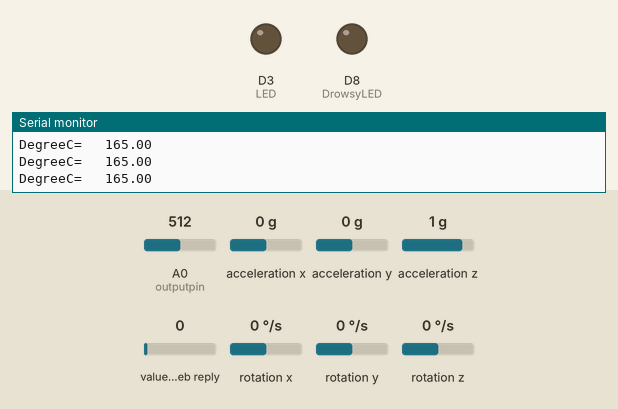
Simulated run of this sketch. Board: ESP8266 (NodeMCU). Shown: output pins drawn as LEDs (lit = HIGH), the last lines printed to the serial monitor. Wiring (inferred from the names in the program): MPU-6050 motion sensor at I2C address 0x68. The test bench sets the inputs (shaded band); at power-on: A0 (outputpin) = 512, acceleration x 0 g, acceleration y 0 g, acceleration z 1 g, value in the web reply 0, rotation x 0 °/s, rotation y 0 °/s, rotation z 0 °/s. WiFi joins after 1.5 s; servers stay silent unless stated; web services answer with replies made up by the test bench.

Above: at 2.8 s.
2.9 s: A0 (outputpin) set to 916
4.4 s: A0 (outputpin) set to 940
At 5.6 s:
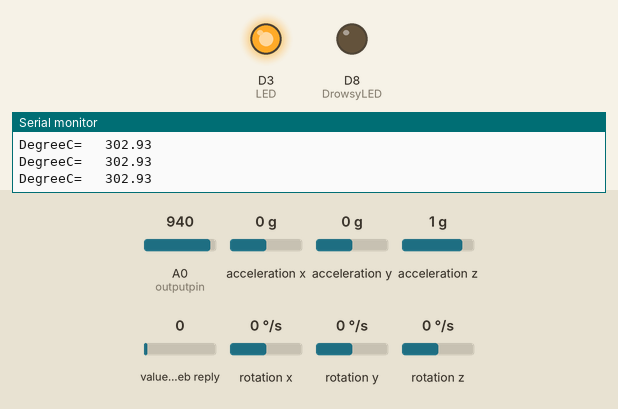
5.9 s: A0 (outputpin) set to 716
At 6.4 s:
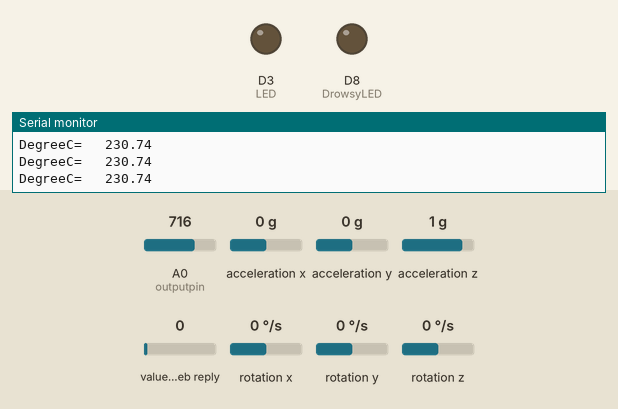
7.6 s: A0 (outputpin) set to 992
At 8.6 s:
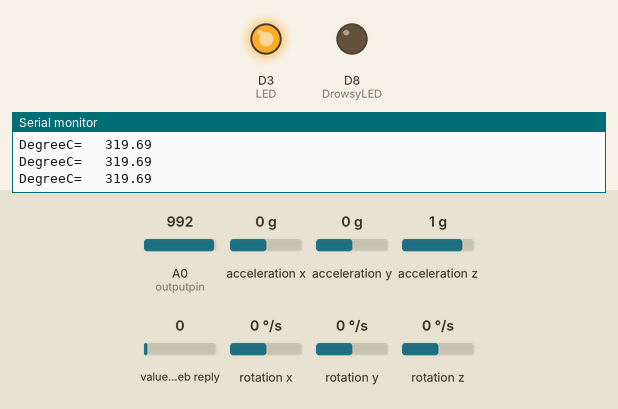
Timing chart, 0 to 10.1 s (numbered marks = the images above; inputs shaded):
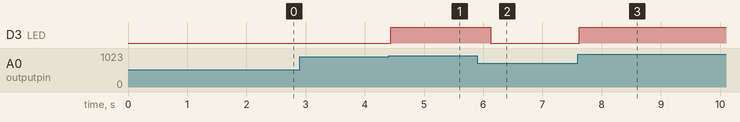

Measured:
- the behaviour switches between 930 and 931 on A0 (outputpin) (found by bisection; images 0 and 1)
- after the input at 4.4 s, D3 (LED): LOW → HIGH at once
- after the input at 5.9 s, D3 (LED): HIGH → LOW after 0.22 s
- after the input at 7.6 s, D3 (LED): LOW → HIGH at once

The sketch:

EDI.ino
```cpp
#include <TinyGPS.h>
#include <SoftwareSerial.h>
#include <Wire.h>
#include "ThingSpeak.h"
#include <ESP8266WiFi.h>


const uint8_t SCL_PIN = D1;
const uint8_t SDA_PIN = D2;
#define GPS_RX_PIN D6
#define GPS_TX_PIN D7


////Adafruit_MPU6050 mpu;


const uint8_t MPU6050SlaveAddress = 0x68;
const uint16_t AccelScaleFactor = 16384;
const uint16_t GyroScaleFactor = 131;

// MPU6050 few configuration register addresses
const uint8_t MPU6050_REGISTER_SMPLRT_DIV = 0x19;
const uint8_t MPU6050_REGISTER_USER_CTRL = 0x6A;
const uint8_t MPU6050_REGISTER_PWR_MGMT_1 = 0x6B;
const uint8_t MPU6050_REGISTER_PWR_MGMT_2 = 0x6C;
const uint8_t MPU6050_REGISTER_CONFIG = 0x1A;
const uint8_t MPU6050_REGISTER_GYRO_CONFIG = 0x1B;
const uint8_t MPU6050_REGISTER_ACCEL_CONFIG = 0x1C;
const uint8_t MPU6050_REGISTER_FIFO_EN = 0x23;
const uint8_t MPU6050_REGISTER_INT_ENABLE = 0x38;
const uint8_t MPU6050_REGISTER_ACCEL_XOUT_H = 0x3B;
const uint8_t MPU6050_REGISTER_SIGNAL_PATH_RESET = 0x69;


int16_t AccelX, AccelY, AccelZ, GyroX, GyroY, GyroZ, Temperature, AccelX_prev, GyroX_prev, GyroY_prev, GyroZ_prev, AccelX_diff, GyroX_diff, GyroY_diff, GyroZ_diff;
int check = 0, accouc = 0;
String gmap = "http://maps.google.com/maps?&z=15&mrt=yp&t=k&q=";

float lat, lon;
SoftwareSerial gpsSerial(GPS_RX_PIN, GPS_TX_PIN); // create soft serial object
TinyGPS gps; // create gps object

unsigned long ch_no = 1769527;
const char * write_api = "6PRUTWZ9VPX722ZC";
const char* ssid = "SN"; //ssid of your wifi
const char* pass = "sid12345678"; //password of your wifi

int outputpin = A0;
int alertstop = D5;
int alert = 0;
int LED = D3;
int Drowsycount = 0;
int DrowsyLED = D8;

void MPU6050_Init();
int coll_detect();
WiFiClient  client;

void setup(void) {
  Serial.begin(9600); // connect serial
  gpsSerial.begin(9600); // connect gps sensor
  pinMode(GPS_RX_PIN, INPUT);
  pinMode(GPS_TX_PIN, OUTPUT);
  pinMode(alertstop, INPUT);
  pinMode(LED, OUTPUT);
  pinMode(DrowsyLED, OUTPUT);

  Serial.print("Connecting to ");
  Serial.println(ssid);
  WiFi.begin(ssid, pass); //connecting to wifi
  while (WiFi.status() != WL_CONNECTED)// while wifi not connected
  {
    delay(500);
    Serial.print("."); //print "...."
  }

  Serial.println("WiFi connected");
  Wire.begin(SDA_PIN, SCL_PIN);
  Wire.write(0x6B);
  Wire.write(0);
  MPU6050_Init();
  ThingSpeak.begin(client);
}


void loop() {
  //  Serial.println(digitalRead(alertstop));
  if (Drowsycount > 100) {
    long Drowsy = ThingSpeak.readIntField(ch_no, 5);
    if (Drowsy == 1) {
      Serial.print(Drowsy);

      digitalWrite(DrowsyLED, HIGH);
      delay(10000);
    }
    else {
      digitalWrite(DrowsyLED, LOW);
    }
    Drowsycount = 0;
  }

  if (accouc >= 2 ) {
    while (gpsSerial.available()) {

      if (gps.encode(gpsSerial.read())) { // encode gps data
        gps.f_get_position(&lat, &lon); // get latitude and longitude
        Serial.print("lat: ");
        Serial.print(lat, 6);
        Serial.print("          ");
        Serial.print("lon: ");
        Serial.println(lon, 6);
        String gmapsend = gmap + lat + "+" + lon;
        ThingSpeak.setField(1, lat);
        ThingSpeak.setField(2, lon);
        ThingSpeak.setField(3, gmapsend);
        ThingSpeak.setField(4, 1);
        ThingSpeak.writeFields(ch_no, write_api);
      }
    }

    Serial.println("Accident!!");


    if (digitalRead(alertstop)) {
      accouc = 0;
    }
  }
  else {
    coll_detect();
    int analogValue = analogRead(outputpin);
    float millivolts = (analogValue / 1024.0) * 3300; //3300 is the voltage provided by NodeMCU
    float celsius = millivolts / 10;
    Serial.print("DegreeC=   ");
    Serial.println(celsius);
    if (celsius > 300) {
      digitalWrite(LED, HIGH);
    }
    else {
      digitalWrite(LED, LOW);
    }
  }
  Drowsycount += 1;
}


int coll_detect()
{

  Wire.beginTransmission(MPU6050SlaveAddress);
  Wire.write(MPU6050_REGISTER_ACCEL_XOUT_H);
  Wire.endTransmission();
  Wire.requestFrom(MPU6050SlaveAddress, (uint8_t)14);
  AccelX = (((int16_t)Wire.read() << 8) | Wire.read());
  AccelY = (((int16_t)Wire.read() << 8) | Wire.read());
  AccelZ = (((int16_t)Wire.read() << 8) | Wire.read());
  Temperature = (((int16_t)Wire.read() << 8) | Wire.read());
  GyroX = (((int16_t)Wire.read() << 8) | Wire.read());
  GyroY = (((int16_t)Wire.read() << 8) | Wire.read());
  GyroZ = (((int16_t)Wire.read() << 8) | Wire.read());

  //    Serial.println(AccelX);

  if (check == 0)
  {
    AccelX_diff = 0;
    check = 1;
  }
  else
  {
    AccelX_diff = abs(AccelX - AccelX_prev);
    GyroX_diff = abs(GyroX - GyroX_prev);
    GyroY_diff = abs(GyroY - GyroY_prev);
    GyroZ_diff = abs(GyroZ - GyroZ_prev);
    if ( (AccelX_diff > 15000) && ( (GyroX_diff > 300) || (GyroY_diff > 300) || (GyroZ_diff > 300) ) )
    {
      AccelX_diff = AccelX_diff ;
      accouc += 1;
    }
    AccelX_prev = AccelX;
    GyroX_prev = GyroX;
    GyroY_prev = GyroY;
    GyroZ_prev = GyroZ;
    return AccelX_diff;
  }
}


void I2C_Write(uint8_t deviceAddress, uint8_t regAddress, uint8_t data) {
  Wire.beginTransmission(deviceAddress);
  Wire.write(regAddress);
  Wire.write(data);
  Wire.endTransmission();
}
void MPU6050_Init() {
  delay(150);
  I2C_Write(MPU6050SlaveAddress, MPU6050_REGISTER_SMPLRT_DIV, 0x07);
  I2C_Write(MPU6050SlaveAddress, MPU6050_REGISTER_PWR_MGMT_1, 0x00 );
  I2C_Write(MPU6050SlaveAddress, MPU6050_REGISTER_PWR_MGMT_2, 0x00);
  I2C_Write(MPU6050SlaveAddress, MPU6050_REGISTER_CONFIG, 0x00);
  I2C_Write(MPU6050SlaveAddress, MPU6050_REGISTER_GYRO_CONFIG, 0x00);//set +/- 250 degree/second full scale
  I2C_Write(MPU6050SlaveAddress, MPU6050_REGISTER_ACCEL_CONFIG, 0x00);// set +/- 2g full scale
  I2C_Write(MPU6050SlaveAddress, MPU6050_REGISTER_FIFO_EN, 0x00);
  I2C_Write(MPU6050SlaveAddress, MPU6050_REGISTER_INT_ENABLE, 0x01);
  I2C_Write(MPU6050SlaveAddress, MPU6050_REGISTER_SIGNAL_PATH_RESET, 0x00);
  I2C_Write(MPU6050SlaveAddress, MPU6050_REGISTER_USER_CTRL, 0x00);
}
```
